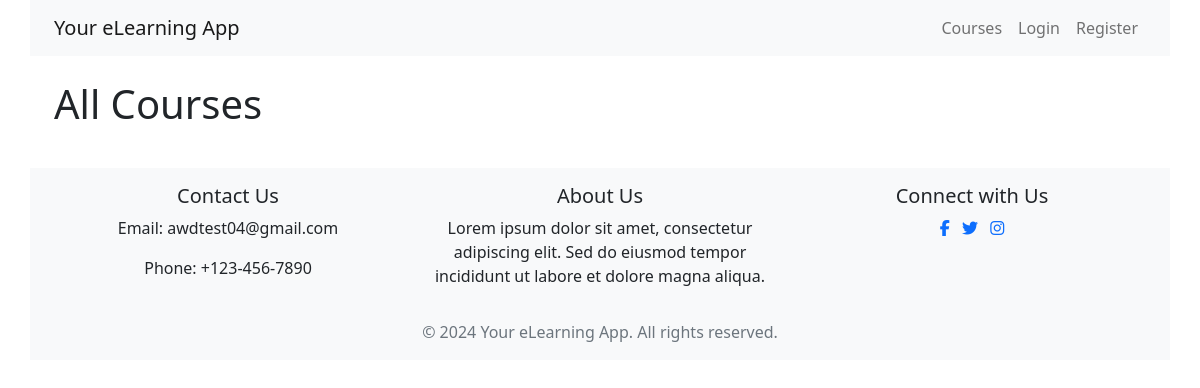
The app's page /courses/, older data.
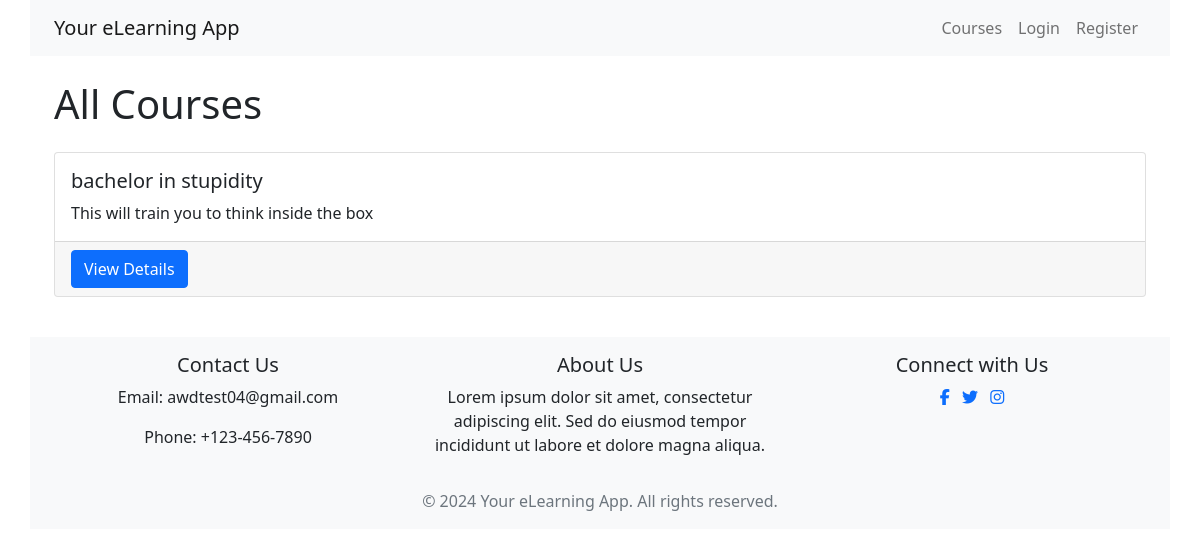
The same page, newer data.
### courses/models.py (models this page shows, shortened)
class Course(models.Model):
    DRAFT = "draft"
    OFFICIAL = "official"
    STATUS_CHOICES = [
        (DRAFT, _("Draft")),
        (OFFICIAL, _("Official")),
    ]
    name = models.CharField(max_length=100)
    summary = models.TextField()
    description = RichTextField()  # CKEditor
    teacher = models.ForeignKey(
        User, on_delete=models.CASCADE, related_name="courses_taught"
    )
    duration_weeks = models.PositiveIntegerField(
        _("Duration (weeks)"), default=20, validators=[MinValueValidator(1)]
    )
    status = models.CharField(
        _("Status"), max_length=20, choices=STATUS_CHOICES, default=DRAFT
    )
    created_at = models.DateTimeField(auto_now_add=True)
    last_modified = models.DateTimeField(null=True)
    start_date = models.DateTimeField(null=True)
    class Meta:
        verbose_name = _("Course")
        verbose_name_plural = _("Courses")
        unique_together = ["name", "teacher"]

### courses/views.py (the view)
# urls.py: path("courses/", CoursesView.as_view(), name="courses"),
class CoursesView(ListView):
    model = Course
    template_name = "public/view_courses.html"
    context_object_name = "courses"
    @csrf_exempt
    def get_queryset(self):
        return Course.objects.filter(status="official")

### courses/templates/public/view_courses.html (shortened to what this page needs)
{% extends '../base/base.html' %}
{% block content %}
  <div class="container">
    <h1 class="my-4">All Courses</h1>
    <div class="row">
      {% for course in courses %}
        <div class="col-md-12 mb-4">
          <div class="card h-100">
            <div class="card-body">
              <h5 class="card-title">{{ course.name }}</h5>
              <p class="card-text">{{ course.summary }}</p>
            </div>
            <div class="card-footer">
              <a href="{% url 'course_details' course.id %}" class="btn btn-primary">View Details</a>
            </div>
          </div>
        </div>
      {% endfor %}
    </div>
  </div>
{% endblock %}

### courses/templates/base/base.html (shortened to what this page needs)
<!DOCTYPE html>
<html lang="en">
  <head>
    {% load static %}
    {% block scripts %}
      {% load notifications_tags %}
    {% endblock %}
    <link rel="stylesheet" href="{% static 'css/styles.css' %}" />
    <link rel="stylesheet" href="{% static 'bootstrap5.0.2/bootstrap.min.css' %}" />
  </head>
  <body>
    {% include 'partials/navbar.html' %}
    <main class="container">
      {% block content %}{% endblock %}
    </main>
    {% include 'partials/footer.html' %}
  </body>
</html>

### courses/templates/partials/navbar.html (shortened to what this page needs)
{% load static %}
{% load notifications_tags %}
<nav class="container navbar navbar-expand-lg navbar-light bg-light">
    <div class="container-fluid">
        <a class="navbar-brand" href="/">Your eLearning App</a>
        <div class="collapse navbar-collapse" id="navbarNav">
            <ul class="navbar-nav ms-auto">
                {% block navbar %}
                    <li class="nav-item">
                        <a class="nav-link" href="{% url 'courses' %}">Courses</a>
                    </li>
                    {% if user.is_authenticated %}
                        <input class="form-control me-2" type="search" id="searchInput" name="q" placeholder="Search users" aria-label="Search" list="searchOptions" hx-get="{% url 'autocomplete' %}" hx-swap="innerHTML"hx-trigger="keyup changed delay:500ms" hx-target="#searchOptions">
                        <datalist id="searchOptions"></datalist>
                        <li class="nav-item">
                            <a class="nav-link" href="{% url 'dashboard' %}">Dashboard</a>
                        </li>
                        <li class="nav-item">
                            <a class="nav-link" href="{% url 'chat' %}">chat</a>
                        </li>
                        <li class="nav-item dropdown">
                            <a class="nav-link dropdown-toggle" href="#" id="notificationDropdown" role="button" data-bs-toggle="dropdown" data-bs-auto-close="outside" aria-expanded="false">
                                <i class="fas fa-bell"></i>
                                {% live_notify_badge badge_class="badge rounded-pill bg-danger" %}
                            </a>
                            <ul id="notification-list"class="dropdown-menu dropdown-menu-xl-end" aria-labelledby="notificationDropdown" data-bs-auto-close="outside">
                            </ul>
                        </li>
                        <li class="nav-item">
                            <a class="nav-link" href="{% url 'profile' %}">profile</a>
                        </li>
                        <li class="nav-item">
                            <a class="nav-link" href="{% url 'logout' %}">Logout</a>
                        </li>
                    {% else %}
                        <li class="nav-item">
                            <a class="nav-link" href="{% url 'login' %}">Login</a>
                        </li>
                        <li class="nav-item">
                            <a class="nav-link" href="{% url 'register' %}">Register</a>
                        </li>
                    {% endif %}
                {% endblock %}
            </ul>
        </div>
    </div>
</nav>

### courses/templates/partials/footer.html
<footer class="container footer mt-3 py-3 bg-light">
  <div class="container text-center">
    <div class="row">
      <div class="col-md-4">
        <h5>Contact Us</h5>
        <p>Email: awdtest04@gmail.com</p>
        <p>Phone: +123-456-7890</p>
      </div>
      <div class="col-md-4">
        <h5>About Us</h5>
        <p>Lorem ipsum dolor sit amet, consectetur adipiscing elit. Sed do eiusmod tempor incididunt ut labore et dolore magna aliqua.</p>
      </div>
      <div class="col-md-4">
        <h5>Connect with Us</h5>
        <ul class="list-inline">
          <li class="list-inline-item"><a href="#"><i class="fab fa-facebook-f"></i></a></li>
          <li class="list-inline-item"><a href="#"><i class="fab fa-twitter"></i></a></li>
          <li class="list-inline-item"><a href="#"><i class="fab fa-instagram"></i></a></li>
        </ul>
      </div>
    </div>
    <div class="mt-3">
      <span class="text-muted">&copy; 2024 Your eLearning App. All rights reserved.</span>
    </div>
  </div>
</footer>

### courses/static/css/styles.css (style rules this page uses)
body { font-family: Arial, sans-serif; margin: 0; padding: 0; }

Row changes from the older to the newer data that the page shows:
added Course: name "bachelor in stupidity", summary "This will train you to think inside the box"
